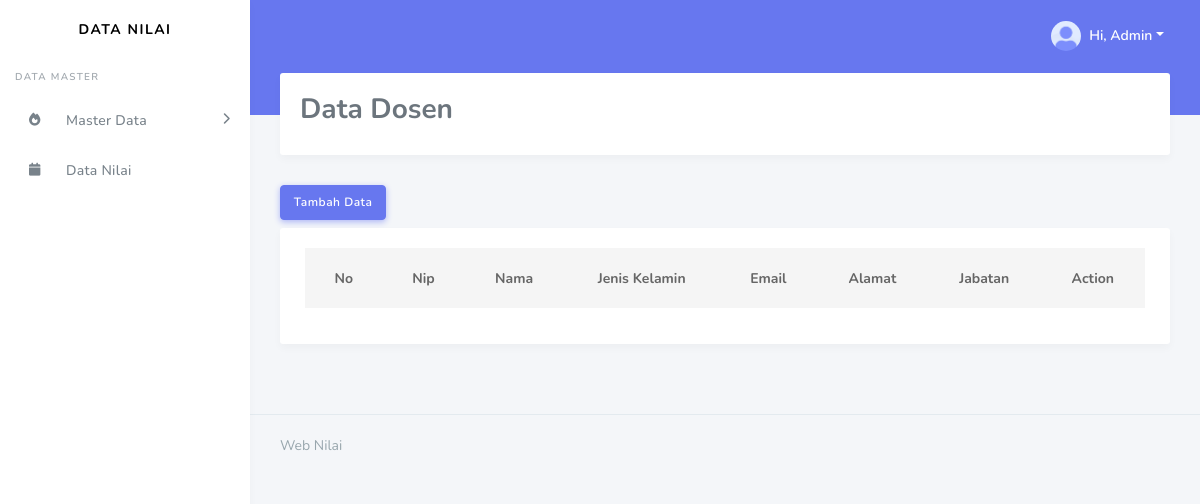
Page /dosen.php on the earlier database version.
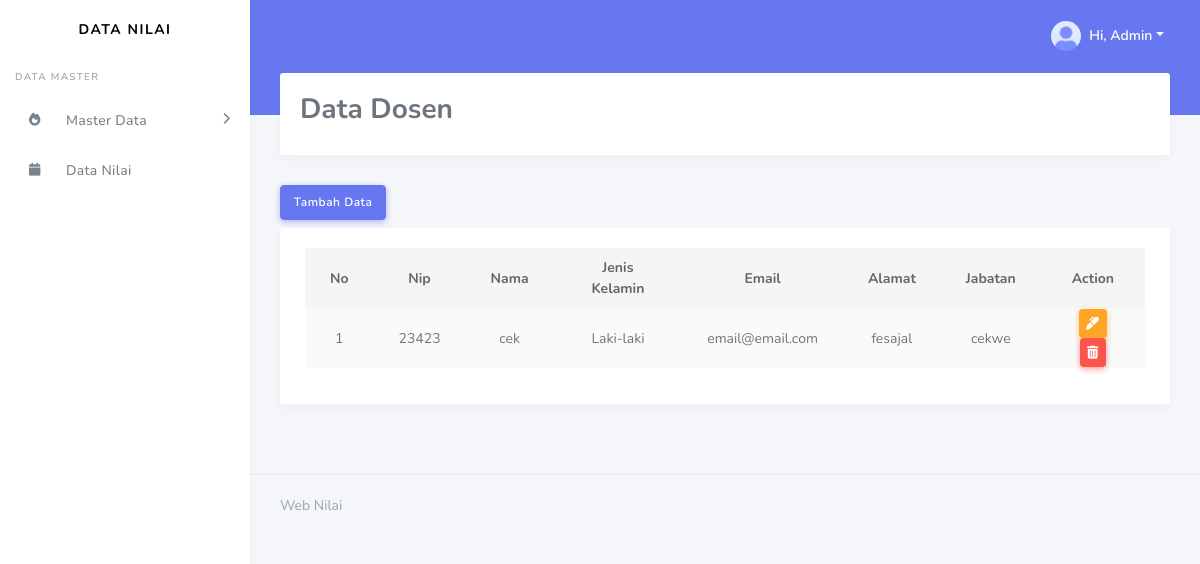
Same page on the later database version.
### tables this page shows
CREATE TABLE `dosen` (
  `id_dosen` int(11) NOT NULL,
  `nip` varchar(50) NOT NULL,
  `nama` varchar(50) NOT NULL,
  `alamat` text NOT NULL,
  `jenis_kelamin` enum('Laki-laki','Perempuan') NOT NULL,
  `email` varchar(100) NOT NULL,
  `jabatan` varchar(100) NOT NULL
);

### dosen.php (the view, shortened to what this page needs)
<?php include("db.php"); ?>
<?php include('includes/header.php'); ?>
<div class="main-content">
  <section class="section">
    <div class="section-header">
      <h3>Data Dosen</h3>
    </div>
    <button type="button" class="btn btn-primary mb-2" data-toggle="modal" data-target="#tambahdata">
      Tambah Data
    </button>
    <div class="section-body">
      <div class="card table-responsive">
        <div class="card-body ">
        <table class="table table-hover table-striped">
                <thead class = "text-center">
                  <tr>
                    <th>No</th>
                    <th>Nip</th>
                    <th>Nama</th>
                    <th>Jenis Kelamin</th>
                    <th>Email</th>
                    <th>Alamat</th>
                    <th>Jabatan</th>
                    <th>Action</th>
                  </tr>
                </thead>
                <tbody>
                  <?php
                  $query = "SELECT * FROM dosen";
                  $result_tasks = mysqli_query($conn, $query);
                  $no = 1;
                  while($row = mysqli_fetch_assoc($result_tasks)) { ?>
                  <tr class = "text-center">
                    <td><?= $no++?></td>
                    <td><?php echo $row['nip']; ?></td>
                    <td><?php echo $row['nama']; ?></td>
                    <td><?php echo $row['jenis_kelamin']; ?></td>
                    <td><?php echo $row['email']; ?></td>
                    <td><?php echo $row['alamat']; ?></td>
                    <td><?php echo $row['jabatan']; ?></td>
                    <td class = "text-center">
                      <button type="button" class="btn btn-warning btn-sm" data-toggle="modal" data-target="#update<?php echo $row['id_dosen']?>">
                        <i class="fas fa-marker"></i>
                      </button>
                      <a href="dosen/delete.php?id=<?php echo $row['id_dosen']?>" class="btn btn-danger btn-sm">
                        <i class="fas fa-trash-alt"></i>
                      </a>
                    </td>
                  </tr>
                  <?php } ?>
                </tbody>
              </table>
        </div>
      </div>
    </div>
  </section>
</div>
<?php include('includes/footer.php'); ?>

### includes/header.php (shortened to what this page needs)
<?php $base_url = "http://localhost/web_nilai/"?>
<!DOCTYPE html>
<html lang="en">
<head>
  <link rel="stylesheet" href="https://cdn.jsdelivr.net/npm/bootstrap@4.6.1/dist/css/bootstrap.min.css">
  <link rel="stylesheet" href="https://stackpath.bootstrapcdn.com/bootstrap/4.3.1/css/bootstrap.min.css">
  <link rel="stylesheet" href="https://use.fontawesome.com/releases/v5.7.2/css/all.css">
  <link rel="stylesheet" href="<?= $base_url?>assets/css/style.css">
  <link rel="stylesheet" href="<?= $base_url?>assets/css/components.css">
  <link rel="stylesheet" href="https://cdnjs.cloudflare.com/ajax/libs/font-awesome/6.1.1/css/all.min.css" />
</head>
<body>
  <div id="app">
    <div class="main-wrapper">
      <div class="navbar-bg"></div>
      <nav class="navbar navbar-expand-lg main-navbar">
        <ul class="navbar-nav navbar-right">
          <li class="dropdown"><a href="#" data-toggle="dropdown" class="nav-link dropdown-toggle nav-link-lg nav-link-user">
            <img alt="image" src="<?= $base_url?>assets/img/avatar/avatar-1.png" class="rounded-circle mr-1">
            <div class="d-sm-none d-lg-inline-block">Hi, Admin</div></a>
          </li>
        </ul>
      </nav>
      <div class="main-sidebar">
        <aside id="sidebar-wrapper">
          <div class="sidebar-brand">
            <a href="index.html">Data Nilai</a>
          </div>
          <ul class="sidebar-menu">
              <li class="menu-header">Data Master</li>
              <li class="nav-item dropdown">
                <a href="#" class="nav-link has-dropdown"><i class="fas fa-fire"></i><span>Master Data</span></a>
              </li>
              <li><a class="nav-link" href="<?= $base_url?>/nilai.php"><i class="fas fa-calendar"></i> <span>Data Nilai</span></a></li>
            </ul>
        </aside>
      </div>

### includes/footer.php (shortened to what this page needs)
<footer class="main-footer">
      <div class="footer-left">
        Web Nilai
      </div>
    </footer>
  </div>
</div>
</body>
</html>

Differences in the rows shown:
added dosen: nip "23423", nama "cek", jenis_kelamin "Laki-laki", email "email@email.com", alamat "fesajal", jabatan "cekwe"
